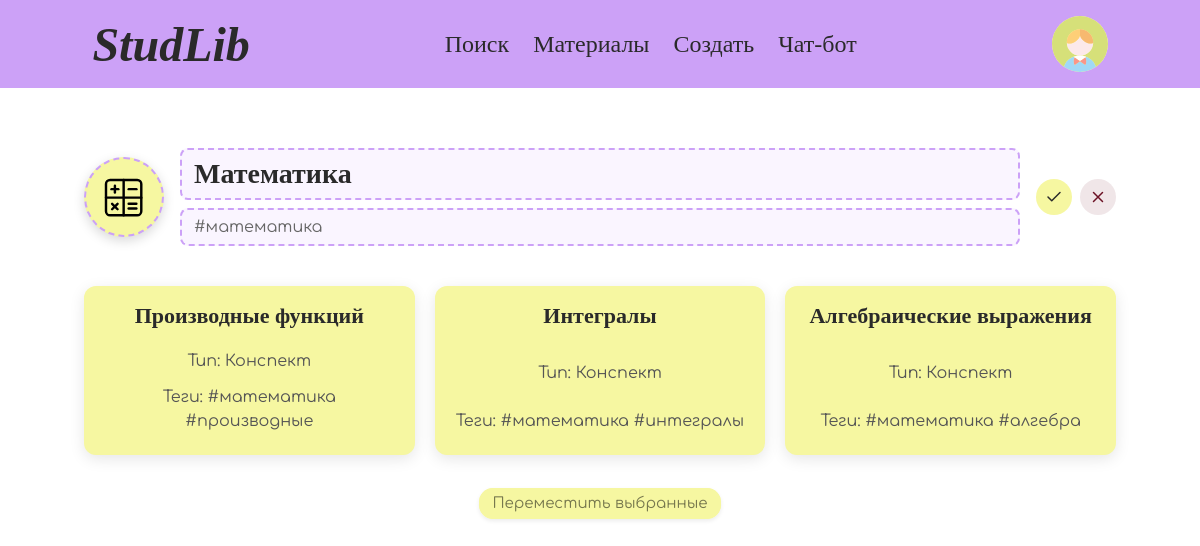
The app's page /folders/edit.php?id=1 with its own data.
### tables this page shows
CREATE TABLE IF NOT EXISTS users (
    id INT AUTO_INCREMENT PRIMARY KEY,
    username VARCHAR(100) NOT NULL UNIQUE,
    password VARCHAR(255) NOT NULL,
    display_name VARCHAR(255) DEFAULT NULL,
    avatar VARCHAR(100) DEFAULT NULL
);

CREATE TABLE IF NOT EXISTS folders (
    id INT AUTO_INCREMENT PRIMARY KEY,
    name VARCHAR(100) NOT NULL,
    user_id INT NOT NULL,
    tags TEXT DEFAULT NULL,
    icon VARCHAR(50) DEFAULT NULL,
    FOREIGN KEY (user_id) REFERENCES users(id) ON DELETE CASCADE
);

CREATE TABLE IF NOT EXISTS materials (
    id INT AUTO_INCREMENT PRIMARY KEY,
    name VARCHAR(100) NOT NULL,
    type_id INT NOT NULL,
    folder_id INT DEFAULT NULL,
    user_id INT NOT NULL,
    path VARCHAR(255) DEFAULT NULL,
    tags TEXT DEFAULT NULL,
    content TEXT DEFAULT NULL,
    FOREIGN KEY (type_id) REFERENCES mat_types(id) ON DELETE CASCADE,
    FOREIGN KEY (folder_id) REFERENCES folders(id) ON DELETE CASCADE,
    FOREIGN KEY (user_id) REFERENCES users(id) ON DELETE CASCADE
);

CREATE TABLE IF NOT EXISTS mat_types (
    id INT AUTO_INCREMENT PRIMARY KEY,
    name VARCHAR(50) UNIQUE NOT NULL
);

### config/user_avatar.php (called while the page is built, shortened)
<?php
function getUserAvatar($pdo, $user_id) {
    try {
        $stmt = $pdo->prepare("SELECT avatar FROM users WHERE id = ?");
        $stmt->execute([$user_id]);
        $user = $stmt->fetch();
        return $user['avatar'] ?? null;
    } catch (PDOException $e) {
        return null;
    }
}
?>

### folders/edit.php (the view, shortened to what this page needs)
<?php
require '../config/db.php';
require '../config/user_avatar.php';
$user_id = $_SESSION['user_id'] ?? 1;
$folder_id = $_GET['id'] ?? null;
$stmt = $pdo->prepare("SELECT * FROM folders WHERE id = ? AND user_id = ?");
$stmt->execute([$folder_id, $user_id]);
$folder = $stmt->fetch();
$stmt = $pdo->prepare("
    SELECT m.*, mt.name AS type_name
    FROM materials m
    LEFT JOIN mat_types mt ON m.type_id = mt.id
    WHERE m.folder_id = ? AND m.user_id = ?
");
$stmt->execute([$folder_id, $user_id]);
$materials = $stmt->fetchAll();
?>
<!DOCTYPE html>
<html lang="ru">
<head>
    <link rel="stylesheet" href="../assets/css/main.css">
    <link rel="stylesheet" href="../assets/css/materials.css">
</head>
<body>
    <?php require_once __DIR__ . '/../includes/header.php'; ?>
<main>
     <form method="POST">
            <div class="folder-section">
                <div class="folder-header">
                    <div class="folder-icon-edit-wrapper">
                        <div class="folder-icon">
                            <?php if (!empty($folder['icon'])): ?>
                                <img src="../assets/icons/<?php echo htmlspecialchars($folder['icon']); ?>" alt="<?php echo htmlspecialchars($folder['name']); ?>">
                            <?php endif; ?>
                        </div>
                    </div>
                    <div class="folder-info-wrapper-horizontal">
                        <div class="folder-info-wrapper">
                            <input type="text" name="folder_name" value="<?php echo htmlspecialchars($folder['name']); ?>" class="folder-title-edit" required>
                            <input type="text" name="folder_tags" value="<?php echo htmlspecialchars($folder['tags'] ?? ''); ?>" class="tags-input-edit" placeholder="Теги (через пробел, например: #матан #2курс)">
                        </div>
                        <div class="folder-actions">
                            <button type="submit" name="save" class="icon-btn icon-btn-save" title="Сохранить">
                                <svg width="20" height="20" viewBox="0 0 24 24" fill="none" xmlns="http://www.w3.org/2000/svg">
                                    <path d="M20 6L9 17L4 12" stroke="currentColor" stroke-width="2" stroke-linecap="round" stroke-linejoin="round"/>
                                </svg>
                            </button>
                            <a href="../folders/view.php?id=<?php echo $folder_id; ?>" class="icon-btn icon-btn-cancel" title="Отмена">
                                <svg width="20" height="20" viewBox="0 0 24 24" fill="none" xmlns="http://www.w3.org/2000/svg">
                                    <path d="M18 6L6 18M6 6L18 18" stroke="currentColor" stroke-width="2" stroke-linecap="round" stroke-linejoin="round"/>
                                </svg>
                            </a>
                        </div>
                    </div>
                </div>
            </div>
            <?php if (!empty($materials)): ?>
                <div class="materials-grid" id="materialsGrid">
                    <?php foreach ($materials as $mat): ?>
                        <div class="material-card selectable-material material-card-yellow"
                             data-material-id="<?php echo $mat['id']; ?>">
                            <h3><?php echo htmlspecialchars($mat['name']); ?></h3>
                            <p>Тип: <?php echo htmlspecialchars($mat['type_name'] ?? 'Не указан'); ?></p>
                            <?php if ($mat['tags']): ?>
                                <p>Теги: <?php echo htmlspecialchars($mat['tags']); ?></p>
                            <?php endif; ?>
                        </div>
                    <?php endforeach; ?>
                </div>
                <?php if (!empty($materials)): ?>
                    <div class="buttons buttons-centered">
                        <div class="dropdown move-dropdown">
                            <label for="move-dropdown" class="button_move">
                                Переместить выбранные
                            </label>
                        </div>
                    </div>
                <?php endif; ?>
            <?php else: ?>
                <div class="empty-message">
                    В этой папке пока нет материалов.
                </div>
            <?php endif; ?>
        </form>
</main>
</body>
</html>

### includes/header.php (shortened to what this page needs)
<?php
require_once __DIR__ . '/../config/user_avatar.php';
$user_id = $user_id ?? $_SESSION['user_id'] ?? null;
$user_avatar = $user_id ? getUserAvatar($pdo, $user_id) : null;
$scriptPath = $_SERVER['SCRIPT_NAME'];
$scriptDir = dirname($scriptPath);
$basePath = ($scriptDir !== '/' && $scriptDir !== '.' && $scriptDir !== '\\') ? '../' : '';
$cabinetPath = strpos($_SERVER['SCRIPT_NAME'], 'cabinet/') !== false ? 'index.php' : $basePath . 'cabinet/index.php';
?>
<header class="main-header">
    <div class="header-row">
        <div class="header-title">StudLib</div>
        <nav class="header-nav">
            <a href="<?= $basePath ?>search/index.php">Поиск</a>
            <a href="<?= $basePath ?>folders/list.php">Материалы</a>
            <div class="dropdown">
                <label for="add-dropdown" class="dropdown-toggle">Создать</label>
            </div>
            <a href="https://web.telegram.org/k/">Чат-бот</a>
        </nav>
        <div class="profile-inline">
            <a href="<?= $cabinetPath ?>" class="prof_pic" title="Личный кабинет">
                <?php if (!empty($user_avatar)): ?>
                    <img src="<?= $basePath ?>assets/avatars/<?= htmlspecialchars($user_avatar) ?>" alt="Аватар">
                <?php endif; ?>
            </a>
        </div>
    </div>
</header>

### assets/css/materials.css (style rules this page uses)
* { margin: 0; padding: 0; box-sizing: border-box; }
:root { --fs-body: clamp(20px, 2vw, 36px); --fs-h1: clamp(36px, 4vw, 64px); --fs-h2: clamp(28px, 3.5vw, 48px); --fs-label: clamp(20px, 2.2vw, 32px); --fs-btn: clamp(10px, 1.8vw, 18px); --fs-tooltip: clamp(14px, 1.5vw, 18px); --space-xs: clamp(4px, 1vw, 8px); --space-s: clamp(8px, 1.5vw, 16px); --space-m: clamp(12px, 2vw, 24px); --space-l: clamp(20px, 3vw, 40px); --bp-mobile: 600px; --bp-tablet: 850px; --bp-desktop: 1250px; }
body { font-family: Comfortaa, sans-serif; font-size: var(--fs-body); color: #2A2A2A; }
a { color: #9485A2; }
.folder-info-wrapper { flex-grow: 1; display: flex; flex-direction: column; gap: clamp(4px, 0.8vw, 8px); min-width: 0; flex: 1 1 auto; }
.folder-info-wrapper-horizontal { flex-grow: 1; display: flex; align-items: center; gap: 16px; }
.buttons-centered { margin-top: 20px; justify-content: center; }
.material-card-yellow { background-color: #F6F7A1; }
.selectable-material { background-color: #F6F7A1; cursor: pointer; }

### records on screen
users: avatar (picture)
folders: icon (picture), folder_name "Математика", folder_tags "#математика"
materials: name "Производные функций", type.name "Конспект", tags "#математика #производные"
materials: name "Интегралы", type.name "Конспект", tags "#математика #интегралы"
materials: name "Алгебраические выражения", type.name "Конспект", tags "#математика #алгебра"
